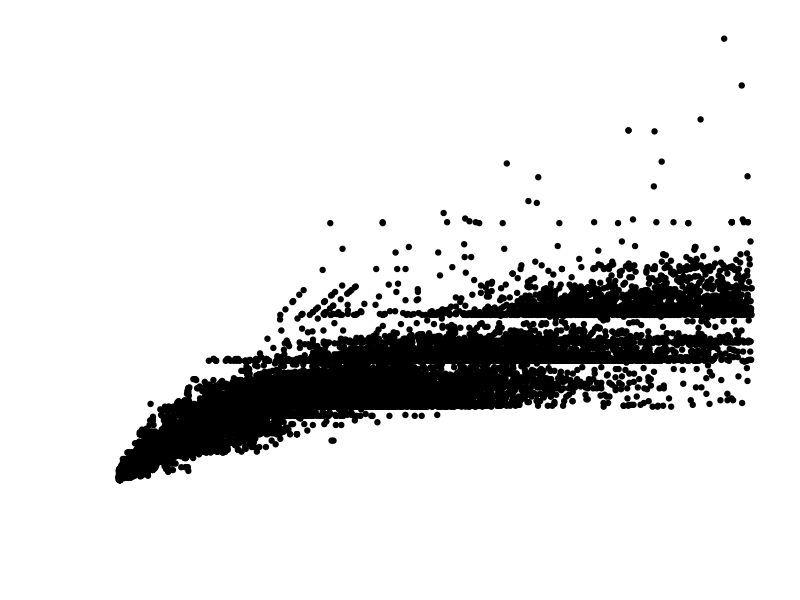
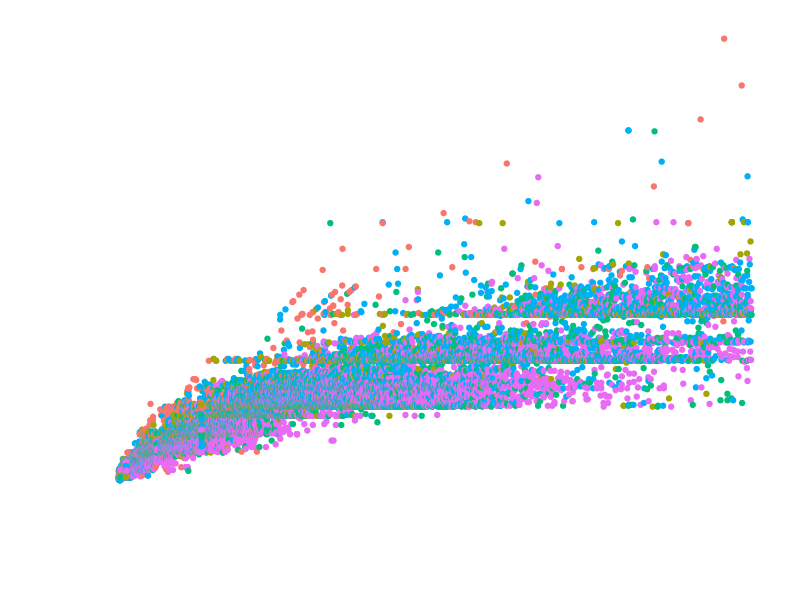

These charts were generated, in order, by the following R code:
## ---- chunk 1
#| include: false
library(tidyverse)
## ---- chunk 2
#| echo: true
myplot <- ggplot(diamonds) +
  aes(price, carat) +
  geom_point() +
  theme_minimal(base_size = 24) +
  theme(
    text =
      element_text(colour = "white"),
    axis.text = 
      element_text(colour = "white"),
    plot.background =
      element_rect(fill = NA, colour = NA),
    panel.background =
      element_rect(fill = NA, colour = NA),
    panel.grid =
      element_line(colour = alpha("white", 0.25))
  )
## ---- chunk 3
#| dev.args: !expr list(bg = 'transparent')
#| data-id: myplot
myplot
## ---- chunk 4
#| dev.args: !expr list(bg = 'transparent')
#| data-id: myplot
myplot +
  aes(colour = cut) +
  scale_colour_discrete(guide = NULL)
